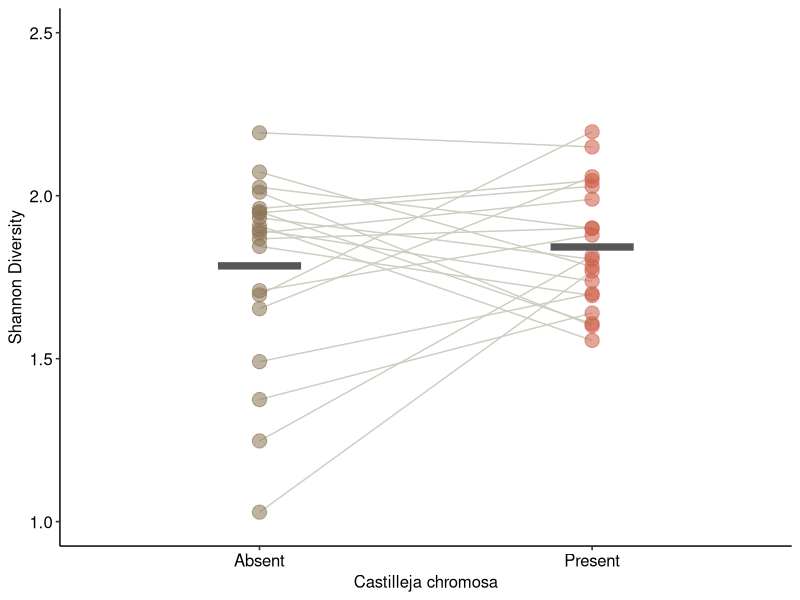
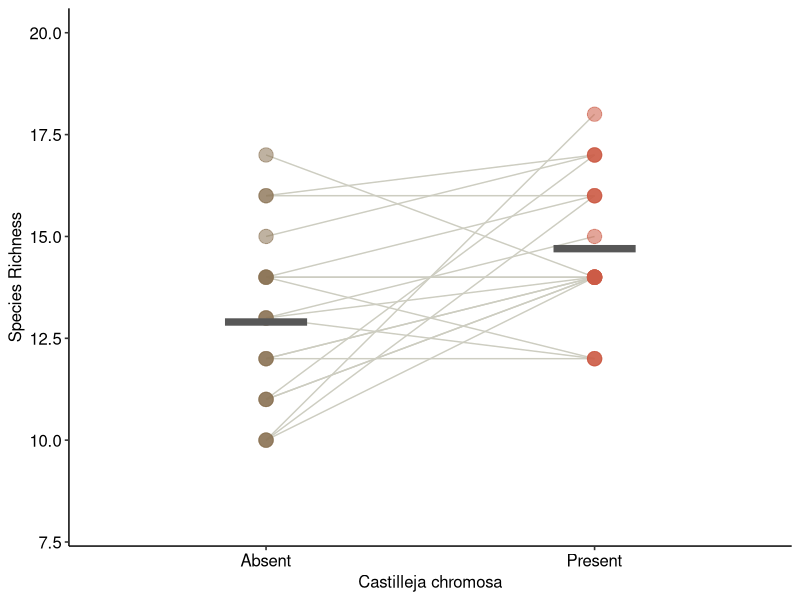
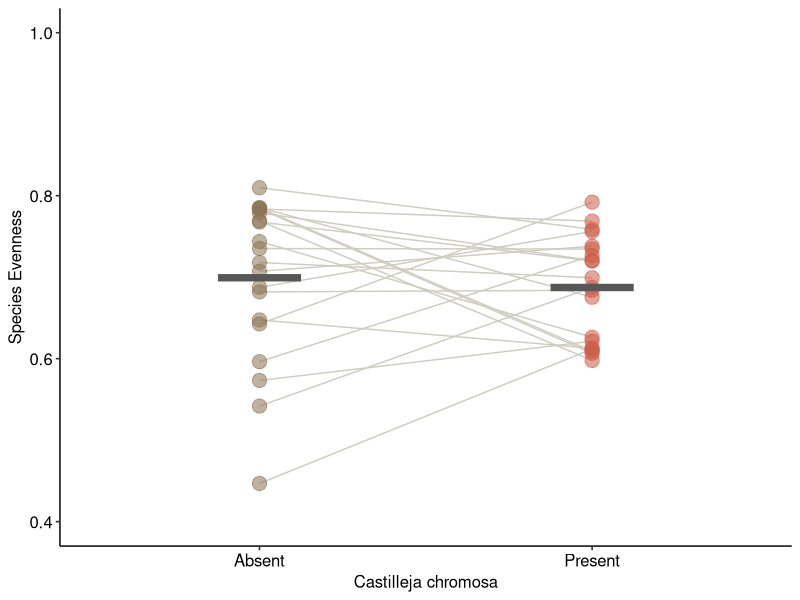
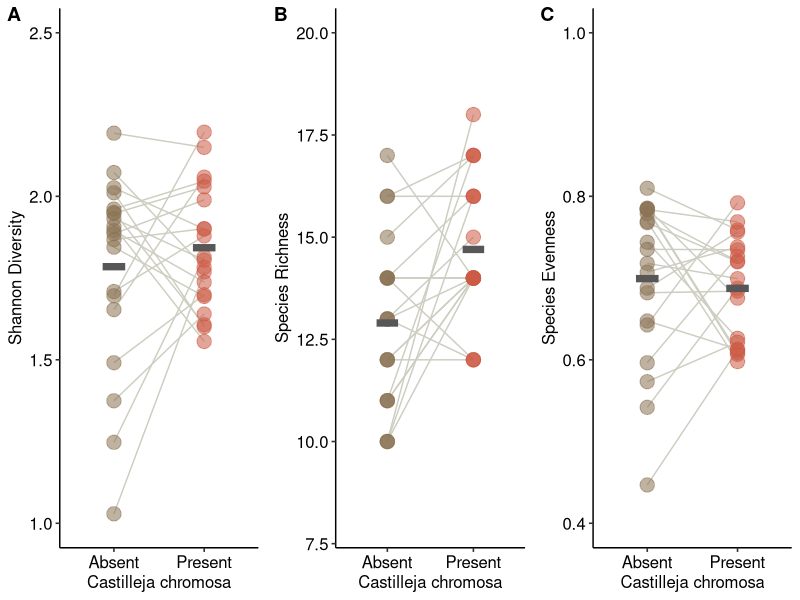

Source code (R) for these figures, in order:
# Almont Chromosa analysis
# Initiated: 6/26/24
# Completed: TBD

#####################
#                   # - Impact of Castilleja presence on:
#      Question     # - richness and evenness (Shannon Diversity Index)
#                   # - 
##################### - Also would be good too look at: Individual species cover

# Set working directory (Workspace)
# This can be done manually or through session -> set working directory
setwd("/Users/jargrett/Desktop/Castilleja/Data Analysis/RMBL/Anders Data 2024")

# Load-in packages
# I will explain these if needed
# install_github("pmartinezarbizu/pairwiseAdonis/pairwiseAdonis")
library(tidyverse) # for data working
library(vegan) # for diversity
library(ggplot2) # plotting
library(ggpubr) # plotting
library(car)
library(lme4)

# importing dataframe

al <- read.csv("CACH Estimated Cover.csv")
al.cover <- al[ -c(1:5,7,56:60)] # removing unnecessary columns 
al.env <- subset(al, select=c(2,3,5:7)) # holding our environmental stuff

#--------------------Diversity Analysis--------------------#
# calculating diversity metrics for our linariifolia sites

# Calculating the species richness for plots
rich.cov <- specnumber(al.cover)

# Calculating Shannon diversity for plots
div.cov <- diversity(al.cover, index = "shannon")


# Calculating species evenness for plots
even.cov <- diversity(al.cover, index = "shannon") / log(specnumber(al.cover))  

#combined data set with environmental and calculated values
al.div <- cbind(al.env,rich.cov,div.cov,even.cov)

#removing NA rows
al.cov.div <- subset(al.div,!is.na(Site))

#renaming columns for stats later
al.cov.div <- al.cov.div %>% rename(Castilleja = Castilleja.)

#export this dataset for combined analysis
write.csv(al.cov.div, "C:\\Users\\jargr\\Dropbox\\PC\\Desktop\\Data Analysis\\RMBL\\Anders Data 2024\\Almont 2024 Diversity.csv")


#--------Models------#
cach.div <- lmer(div.cov ~ Castilleja*Site + (1|Paired.Plot), data = al.cov.div)
summary(cach.div)
Anova(cach.div)

cach.rich <- lmer(rich.cov ~ Castilleja*Site + (1|Paired.Plot), data = al.cov.div)
summary(cach.rich)
Anova(cach.rich)

cach.even <- lmer(even.cov ~ Castilleja*Site + (1|Paired.Plot), data = al.cov.div)
summary(cach.even)
Anova(cach.even)

#----Diversity plotting----#

almont.div <- ggplot(al.cov.div, aes(x = Castilleja, y = div.cov)) +
  stat_summary(aes(group = Paired.Plot), geom = "line", fun.y = mean, col ="ivory3") +
  geom_point(aes(color = (Castilleja), size = 1, alpha = 2), show.legend = FALSE) + 
  #stat_summary(fun.y=mean, position = position_dodge(1), size = 2, col = "grey34") +
  stat_summary(fun=mean, geom = "crossbar", position = position_dodge(1), linewidth = 1, width = 0.25, col = "grey34") +
  theme_pubr() +
  scale_color_manual(values=c("burlywood4", "coral3")) +
  labs(x = "Castilleja chromosa", y = "Shannon Diversity") +
  ylim(1,2.5)

almont.div

almont.rich <- ggplot(al.cov.div, aes(x = Castilleja, y = rich.cov)) +
  stat_summary(aes(group = Paired.Plot), geom = "line", fun.y = mean, col ="ivory3") +
  geom_point(aes(color = (Castilleja), size = 1, alpha = 2), show.legend = FALSE) + 
  #stat_summary(fun.y=mean, position = position_dodge(1), size = 2, col = "grey34") +
  stat_summary(fun=mean, geom = "crossbar", position = position_dodge(1), linewidth = 1, width = 0.25, col = "grey34") +
  theme_pubr() +
  scale_color_manual(values=c("burlywood4", "coral3")) +
  labs(x = "Castilleja chromosa", y = "Species Richness") +
  ylim(8,20)

almont.rich

almont.even <- ggplot(al.cov.div, aes(x = Castilleja, y = even.cov)) +
  stat_summary(aes(group = Paired.Plot), geom = "line", fun.y = mean, col ="ivory3") +
  geom_point(aes(color = (Castilleja), size = 1, alpha = 2), show.legend = FALSE) + 
  #stat_summary(fun.y=mean, position = position_dodge(1), size = 2, col = "grey34") +
  stat_summary(fun=mean, geom = "crossbar", position = position_dodge(1), linewidth = 1, width = 0.25, col = "grey34") +
  theme_pubr() +
  scale_color_manual(values=c("burlywood4", "coral3")) +
  labs(x = "Castilleja chromosa", y = "Species Evenness") +
  ylim(.4,1)

almont.even

almont.plot <- ggarrange(almont.div, almont.rich, almont.even,
                         labels = c("A", "B","C"), 
                         nrow = 1, common.legend = TRUE, legend = "bottom")
almont.plot


#----------Plant Species Cover analysis-----------#
